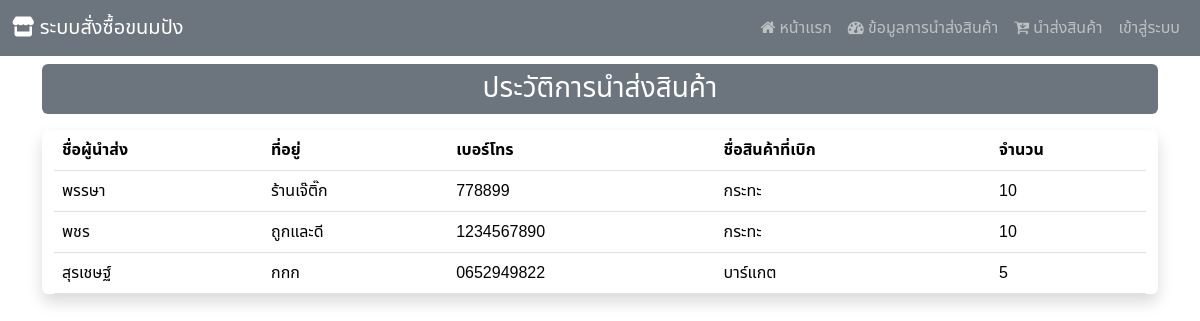
Screenshot of /report with the database file from the repository.
### Hospital_app/models.py (models this page shows, shortened)
class report_buy(models.Model):
    report_id = models.AutoField(primary_key=True)
    username = models.CharField(max_length=255)
    address = models.CharField(max_length=255)
    tal = models.CharField(max_length=255)
    product_name = models.CharField(max_length=255)
    product_qty = models.IntegerField()

### Hospital_app/views.py (the view)
# urls.py: path('report', views.report_a,),
def report_a(request):
    show_report = report_buy.objects.all()
    context  = {"report" : show_report}
    return render(request,'report_a.html',context)

### Hospital_app/templates/report_a.html
{% extends "base.html" %}
{% block content %}
<div class="mt-2 p-2 bg-secondary text-center text-white rounded h3">
    ประวัติการนำส่งสินค้า
</div>
<div class="container-fluid my-3 justify-content-center align-items-center shadow rounded">
    <table class="table table-responsive">
        <thead>
            <tr>
                <th>ชื่อผู้นำส่ง</th>
                <th>ที่อยู่</th>
                <th>เบอร์โทร</th>
                <th>ชื่อสินค้าที่เบิก</th>
                <th>จำนวน</th>
            </tr>
        </thead>
        <tbody>
            {% for i in report %}
                <tr>
                    <td>{{ i.username }}</td>
                    <td>{{ i.address }}</td>
                    <td>{{ i.tal }}</td>
                    <td>{{ i.product_name }}</td>
                    <td>{{ i.product_qty }}</td>
                </tr>
            {% endfor %}
        </tbody>
    </table>
</div>
{% endblock %}

### Hospital_app/templates/base.html (style rules this page uses)
body { font-family: "Noto Sans Thai", sans-serif; }

### rows the page displays
report_buy: username "พรรษา", address "ร้านเจ๊ติ๊ก", tal "778899", product_name "กระทะ", product_qty "10"
report_buy: username "พชร", address "ถูกและดี", tal "1234567890", product_name "กระทะ", product_qty "10"
report_buy: username "สุรเชษฐ์", address "กกก", tal "0652949822", product_name "บาร์แกต", product_qty "5"
